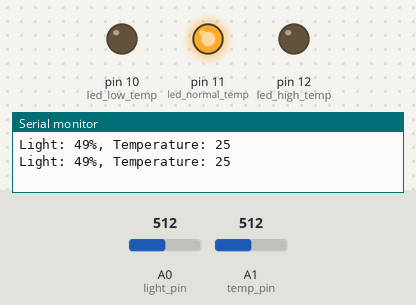
A sketch run on a simulated Arduino Uno, built with avr-gcc and run on an emulated ATmega328P. On the bench: output pins drawn as LEDs (lit = HIGH), the last lines printed to the serial monitor. The inputs (shaded band) are chosen by the test bench; at power-on: A1 (temp_pin) = 512, A0 (light_pin) = 512.

Above: at 1.8 s.
1.9 s: A1 (temp_pin) set to 565
6.0 s: A1 (temp_pin) set to 591
At 6.8 s:
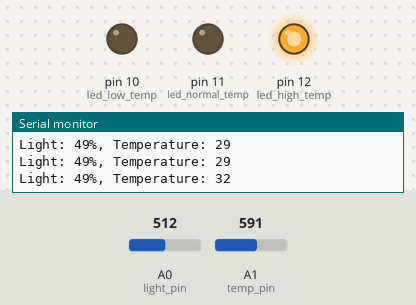
10.1 s: A1 (temp_pin) set to 1008
13.6 s: A1 (temp_pin) set to 1023
At 14.4 s:
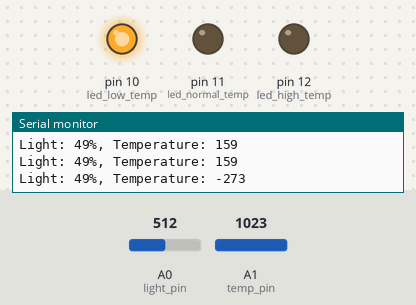
17.7 s: A1 (temp_pin) set to 900
At 18.8 s:
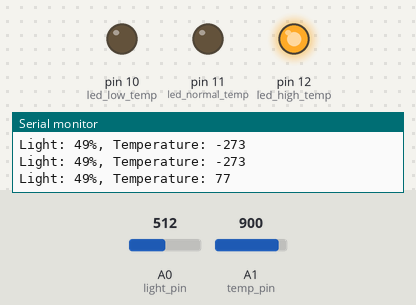
21.8 s: A1 (temp_pin) set to 511
At 22.8 s:
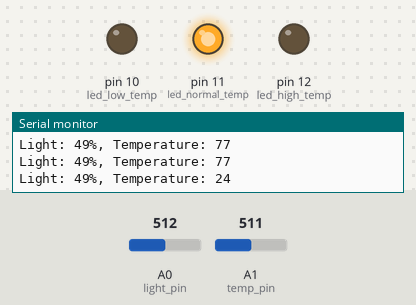
Timing chart, 0 to 24.8 s (numbered marks = the images above; inputs shaded):
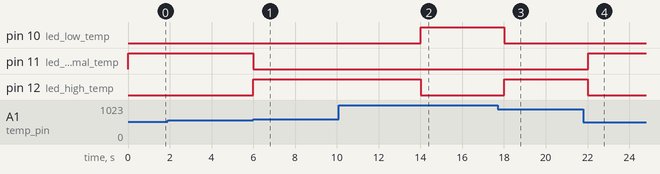

Measured:
- the behaviour switches between 577 and 578 on A1 (temp_pin) (found by bisection; images 0 and 1)
- the behaviour switches between 1022 and 1023 on A1 (temp_pin) (found by bisection; images 1 and 2)
- after the input at 6.0 s, pin 11 (led_normal_temp): HIGH → LOW at once; pin 12 (led_high_temp): LOW → HIGH at once
- after the input at 13.6 s, pin 10 (led_low_temp): LOW → HIGH after 0.42 s; pin 12 (led_high_temp): HIGH → LOW after 0.41 s
- after the input at 17.7 s, pin 10 (led_low_temp): HIGH → LOW after 0.32 s; pin 12 (led_high_temp): LOW → HIGH after 0.32 s
- after the input at 21.8 s, pin 11 (led_normal_temp): LOW → HIGH after 0.22 s; pin 12 (led_high_temp): HIGH → LOW after 0.22 s

The sketch:

part2.ino
```cpp
/**
 * This program reads the temperature and light intensity from sensors and turns on LEDs depending on the values.
 *
 * Work Packages 5: Exercise 2 - TEMPERATURE AND LIGHT METER
 * DIT633 Development of embedded and Real-Time Systems
 *
 * Authors: William Andersson, Joshua Chiu Falck, Adam Faundez Laurokari, 2024
 * Group: 1
 * Submission code: Submission code: 326798
 **/

// Pins for LEDs
int led_high_temp = 12;    // Declare the output pin for the high temperature LED
int led_normal_temp = 11;  // Declare the output pin for the normal temperature LED
int led_low_temp = 10;     // Declare the output pin for the low temperature LED

// Pins for input
int light_pin = A0;  // Declare the input pin for the light sensor
int temp_pin = A1;   // Declare the input pin for the temperature sensor

int timer = 1000;  // Delay between loops

const int low_temp_range[4] = {-40, -12, 1, 31};   // Low temp values
const int high_temp_range[4] = {-13, 0, 30, 125};  // High temp values
const int light_range[4] = {0, 20, 60, 90};       // Light percentage

int light;
int temp;

void setup() {
    Serial.begin(9600);  // Start the serial monitor with a baud rate of 9600

    pinMode(led_high_temp, OUTPUT);    // Set the led_temp pin as output
    pinMode(led_normal_temp, OUTPUT);  // Set the led_normal pin as output
    pinMode(led_low_temp, OUTPUT);     // Set the led_temp pin as output

    pinMode(light_pin, INPUT);  // Set the light_pin as input
    pinMode(temp_pin, INPUT);   // Set the temp_pin as input
}

void loop() {
    int light_input = analogRead(light_pin);                   // Read value from light sensor
    light = map(light_input, 1023, 0, 0, 100);  // Map the value to a percentage

    // Read value from module connected at pin A0
    int V_input = analogRead(temp_pin);
    // Calculate thermometer resistance by comparing it to the modules onboard 10K-ohm resistor
    float R_ohms = 10000 * (1023.0 / (float)V_input - 1.0);
    // Calculate temperature in Celsius
    temp = (1.0 / (0.001129148 + (0.000234125 * log(R_ohms)) + 0.0000000876741 * log(R_ohms) * log(R_ohms) * log(R_ohms))) - 273.15;

    Serial.print("Light: ");
    Serial.print(light);
    Serial.print("%, Temperature: ");
    Serial.print(temp);
    Serial.println("");

    // Depending on current light intensity, set allowed range for temperature
    if (light <= light_range[0]) {                              // Lowest interval, light <= 0
        LED_to_turn_on(low_temp_range[0], high_temp_range[0]);  // Call helper function
    }

    else if (light <= light_range[1]) {                         // Second lowest interval, light <= 20
        LED_to_turn_on(low_temp_range[1], high_temp_range[1]);  // Call helper function
    }

    else if (light <= light_range[2]) {                         // Second highest interval, light <= 60
        LED_to_turn_on(low_temp_range[2], high_temp_range[2]);  // Call helper function
    }

    else {                                                      // Highest interval, light <= 100
        LED_to_turn_on(low_temp_range[3], high_temp_range[3]);  // Call helper function
    }

    delay(timer);  // Delay 'timer' amount of miliseconds, to have a delay between each loop.

    // Turn off all lights for next iteration
    digitalWrite(led_high_temp, LOW);    // Set the high temperature LED to LOW (turn it off)
    digitalWrite(led_normal_temp, LOW);  // Set the normal temperature LED to LOW (turn it off)
    digitalWrite(led_low_temp, LOW);     // Set the low temperature LED to LOW (turn it off)
}

// Function to decide which LED to turn on, depending on if the current temperature is lower, between, or higher than the acceptable range
void LED_to_turn_on(int low, int high) {
    if (temp > high) {                        // If higher than allowed range:
        digitalWrite(led_high_temp, HIGH);    // Turn on high temperature LED
    } else if (temp < low) {                  // If lower than allowed range:
        digitalWrite(led_low_temp, HIGH);     // Turn on low temperature LED
    } else {                                  // Else, within allowed range:
        digitalWrite(led_normal_temp, HIGH);  // Turn on acceptable temperature LED
    }
}
```
